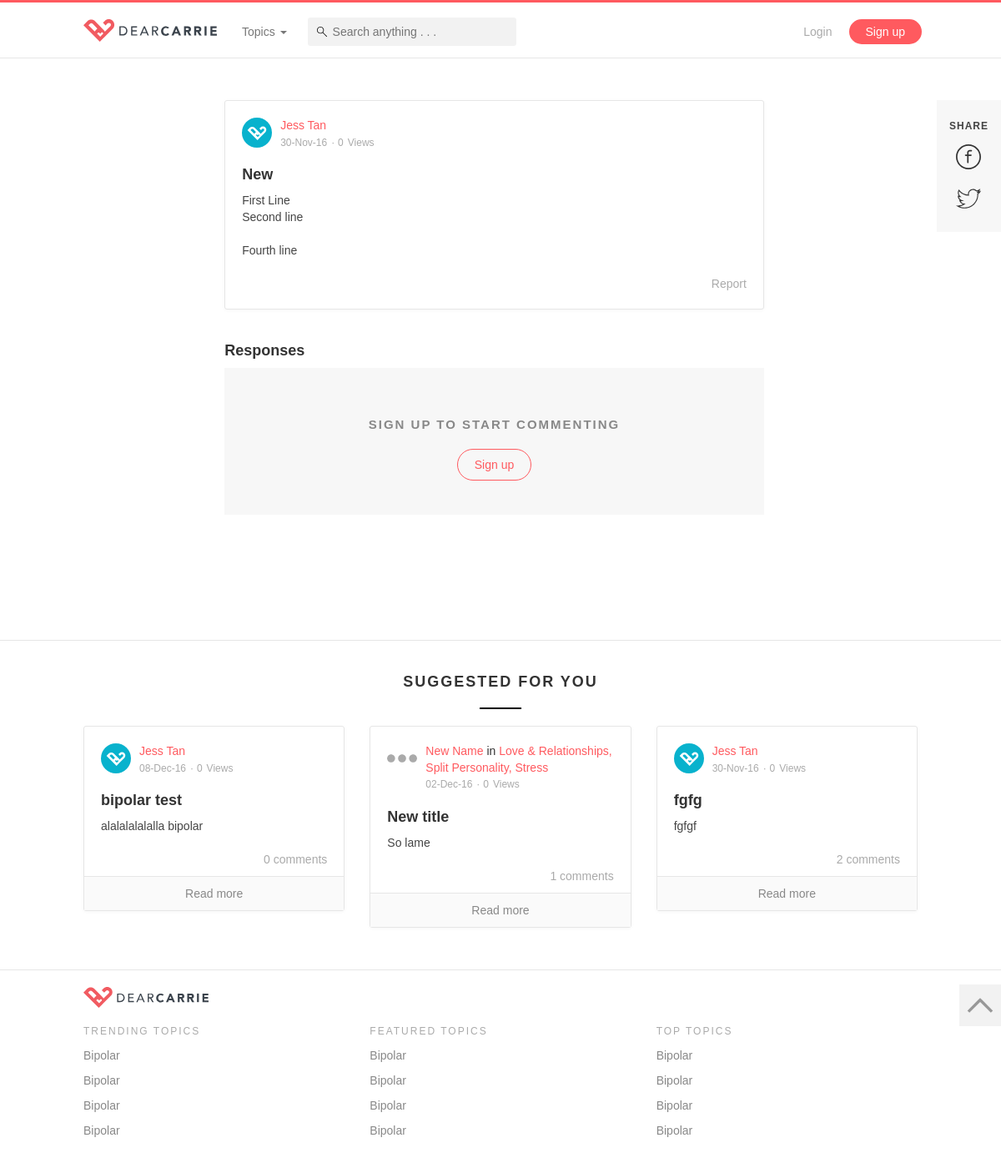
/post.php?postID=2, run on an earlier commit of the app's database.
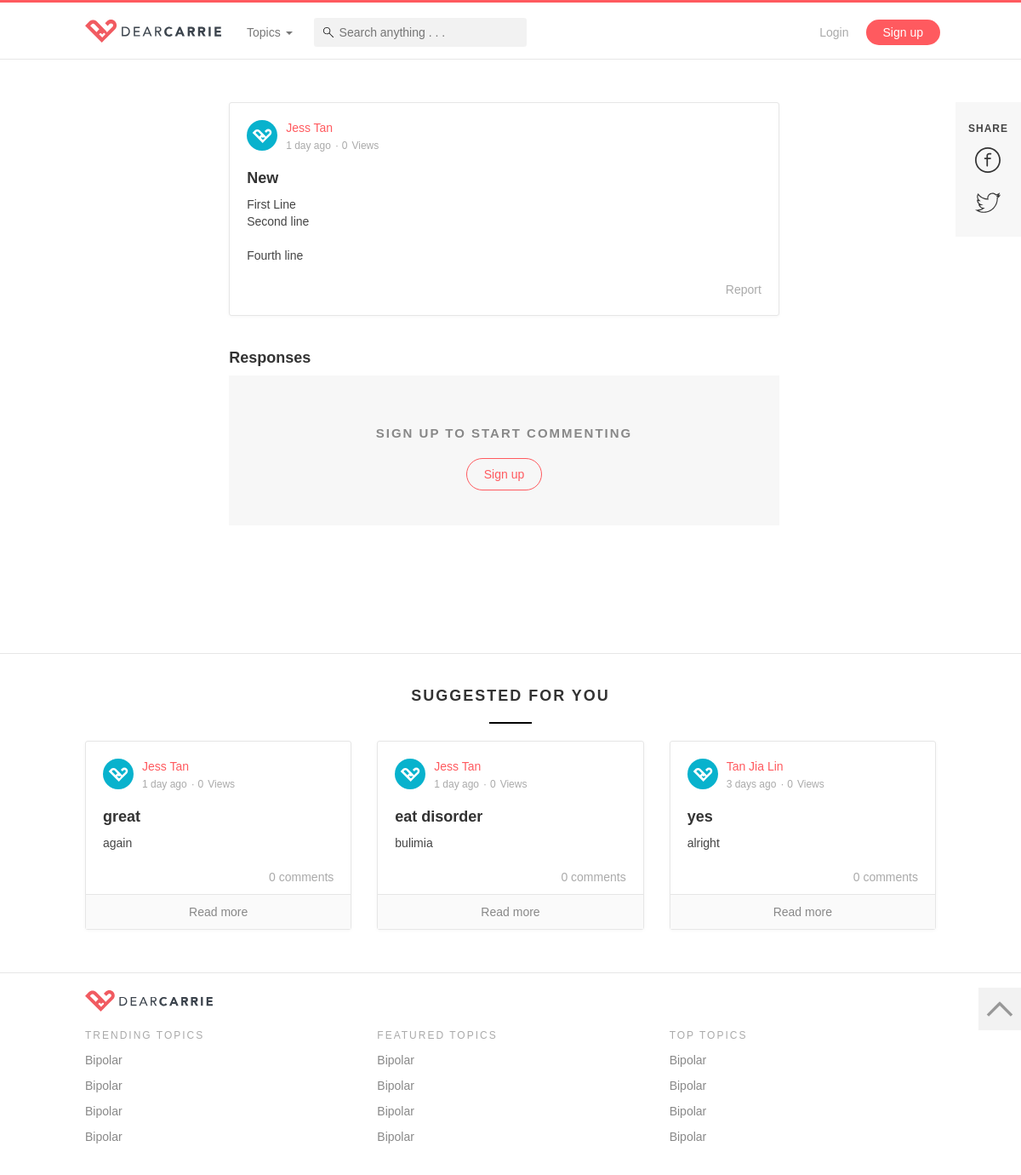
And on a later commit of the database.
### tables this page shows
CREATE TABLE `posts` (
  `id` int(11) NOT NULL,
  `userid` int(11) DEFAULT NULL,
  `title` varchar(255) DEFAULT NULL,
  `description` varchar(255) DEFAULT NULL,
  `timestamp` timestamp NOT NULL DEFAULT CURRENT_TIMESTAMP ON UPDATE CURRENT_TIMESTAMP,
  `score` double NOT NULL DEFAULT '0',
  `likes` int(11) NOT NULL DEFAULT '0',
  `comments` int(11) NOT NULL DEFAULT '0',
  `views` int(11) NOT NULL DEFAULT '0',
  `published` int(11) NOT NULL DEFAULT '1'
);

CREATE TABLE `users` (
  `id` int(11) NOT NULL,
  `name` varchar(255) NOT NULL,
  `email` varchar(255) NOT NULL,
  `password` char(32) NOT NULL,
  `role` varchar(255) NOT NULL DEFAULT 'normal',
  `affliate` varchar(255) DEFAULT 'website',
  `image` varchar(255) NOT NULL DEFAULT 'images/default.svg',
  `description` varchar(255) NOT NULL,
  `datejoin` timestamp NOT NULL DEFAULT CURRENT_TIMESTAMP,
  `active` int(11) NOT NULL DEFAULT '1'
);

CREATE TABLE `curation` (
  `topicid` int(11) NOT NULL,
  `postid` int(11) NOT NULL
);

CREATE TABLE `topics` (
  `id` int(11) NOT NULL,
  `main_image` varchar(255) NOT NULL,
  `background` varchar(255) NOT NULL,
  `title` varchar(255) NOT NULL,
  `short_desc` varchar(255) NOT NULL,
  `description` varchar(255) NOT NULL,
  `date` timestamp NOT NULL DEFAULT CURRENT_TIMESTAMP ON UPDATE CURRENT_TIMESTAMP,
  `followers` int(11) NOT NULL DEFAULT '0',
  `posts` int(11) NOT NULL DEFAULT '0',
  `url` varchar(255) NOT NULL,
  `tel` varchar(255) NOT NULL,
  `type` varchar(255) NOT NULL,
  `order_num` int(11) NOT NULL,
  `score` double NOT NULL DEFAULT '0',
  `published` int(11) NOT NULL DEFAULT '1'
);

### controllers/commonFunctions.php (called while the page is built, shortened)
<?php
function checkLogin() {
	if(isset($_SESSION["role"])) {
		return false;
	}
	else {
		return true;
	}
}
function connectToDataBase() {
	$theLineToDatabase =  mysqli_connect("localhost","root","root","dearcarrie");
	if(!$theLineToDatabase) {
		header("location: error.php?msg=Database connection error");
		exit();
	}
	else {
	  return $theLineToDatabase;
	}
}
function getPostByID($id) {
	$conn = connectToDataBase();
	$sql = "SELECT * FROM posts WHERE id = '$id'";
	$result = $conn->query($sql);
	$value = $result->fetch_assoc();
	return $value;
}
function getUserByID($id) {
	$conn = connectToDataBase();
	$sql = "SELECT * FROM users WHERE id = '$id'";
	$result = $conn->query($sql);
	$value = $result->fetch_assoc();
	return $value;
}
function suggestedPost() {
	$conn = connectToDataBase();
	$sql = "SELECT * FROM posts WHERE published = 1 ORDER BY id DESC LIMIT 3";
	$result = $conn->query($sql);
	$resArr = array();
	if ($result->num_rows > 0) {
		 while($row = $result->fetch_assoc()) {
			 $resArr[] = $row;
		 }
	} else {
		 showErrorMessage("No posts found");
	}
	return $resArr;
}
function countPostLikes($id) {
	$conn = connectToDataBase();
	$sql = "SELECT COUNT(*) AS total FROM post_like WHERE postid='$id'";
	$result = $conn->query($sql);
	$value = $result->fetch_assoc();
	return $value["total"];
}
function countCommentsByPostID($id) {
	$conn = connectToDataBase();
	$sql = "SELECT COUNT(*) AS total FROM comments WHERE postid='$id'";
	$result = $conn->query($sql);
	$value = $result->fetch_assoc();
	return $value["total"];
}
function getPostTopics ($postid) {
	$conn = connectToDataBase();
	$sql = "SELECT c.topicid AS topicid, t.title AS title
					FROM topics t
					INNER JOIN curation c on c.topicid = t.id
					WHERE c.postid = '$postid'
					";
	$result = $conn->query($sql);
	$resArr = array();
	if ($result->num_rows > 0) {
		 while($row = $result->fetch_assoc()) {
			 $resArr[] = $row;
		 }
	}
	return $resArr;
}
function calculateDays($date) {
	$now = strtotime(date('y-m-d'));
	$newDate = strtotime(date('y-m-d',strtotime($date)));
	$timeDiff = abs($now - $newDate);
	$numberDays = $timeDiff/86400;
	$numberDays = intval($numberDays);
	if ($numberDays == 0 | $numberDays == 1) {
		return "1 day ago";
	} else if ($numberDays < 30) {
		return $numberDays." days ago";
	}
	else {
		return date('d-M-y',strtotime($date));
	}
}
?>

### controllers/templates.php (the view, shortened to what the changed rows need)
<?php
  include('commonFunctions.php');
?>
<?php
function head($title){
?>
  <head>
    <link href="css/bootstrap.min.css" rel="stylesheet">
    <link href="css/animate.css" rel="stylesheet">
    <link href="css/style.css" rel="stylesheet">
  </head>
<?php
}
?>
<?php
function suggestedCard($id) {
  $post = getPostByID($id);
  $user = getUserByID($post["userid"]);
  $commentCount = countCommentsByPostID($id);
?>
<div class="card">
  <div class="header">
    <div class="image">
      <a href="profile?userID=<?=$user["id"];?>"><img src="<?=$user["image"];?>"></a>
    </div>
    <div class="author-details">
      <div>
        <a href="profile?userID=<?=$user["id"];?>"><?=$user["name"];?></a>
        <span class="topics-comma">
        <?php
           $topics = getPostTopics($id);
           if (count($topics) > 0) { echo ' in ';}
           foreach ($topics as $topic) {
       ?>
             <a href="topicDetails?topicID=<?=$topic["topicid"];?>"><?=$topic["title"];?></a>
       <?php
           }
        ?>
       </span>
      </div>
      <div class="date"><?php echo calculateDays($post['timestamp']); ?></div>
      <div class="views"><?=$post["views"];?></div>
    </div>
  </div>
  <div class="content short">
    <a href="post?postID=<?=$post["id"];?>">
      <h4><?=$post["title"];?></h4>
      <p><?=$post["description"];?></p>
    </a>
  </div>
  <div class="footer">
    <div class="float-right">
      <a href="#"><?=$commentCount?> comments</a>
    </div>
  </div>
  <a href="post" class="read-more-footer">Read more</a>
</div>
<?php
}
?>
<?php
function cardExpand($postID) {
  $post = getPostByID($postID);
  $user = getUserByID($post["userid"]);
  $postLikeCount = countPostLikes($postID);
?>
  <div class="card mBottom-40 edit">
    <div class="header">
      <div class="author-details">
        <div>
            <a href="profile?userID=<?=$user["id"];?>"><?=$user["name"];?></a>
             <?php
                $topics = getPostTopics($postID);
            ?>
        </div>
        <div class="date"><?php echo calculateDays($post['timestamp']); ?></div>
        <div class="views"><?=$post["views"];?></div>
      </div>
    </div>
    <div class="content">
      <h4><?=$post["title"];?></h4>
      <p><?=$post["description"];?></p>
    </div>
  </div>
<?php
}
?>

### post.php (shortened to what the changed rows need)
<!DOCTYPE html>
<?php
  include('controllers/templates.php');
  $postID = $_GET["postID"];
  $post = getPostByID($postID);
  $suggestedPosts = suggestedPost();
?>
<html lang="en">
  <?php head($post["title"], $post["title"]); ?>
  <body>
    <div class="page-container">
      <div class="row">
        <div class="col-sm-8 col-sm-offset-2">
            <?= cardExpand($post["id"]); ?>
        </div>
      </div>
    </div>
    <div class="suggested-container">
        <div class="page-container">
            <div class="row">
                <?php foreach($suggestedPosts as $posts) { ?>
                <div class="col-sm-4">
                    <?php suggestedCard($posts["id"]); ?>
                </div>
                <?php } ?>
            </div>
        </div>
    </div>
  </body>
</html>

What changed in the data, as far as the page shows it:
no longer on this page (row unchanged): posts: userid.image (placeholder picture), userid.name "Jess Tan", timestamp "08-Dec-16", views "0", title "bipolar test", description "alalalalalalla bipolar", commentCount "0"
no longer on this page (row unchanged): posts: userid.image (picture), userid.name "New Name", shows "in", timestamp "02-Dec-16", views "0", title "New title", description "So lame", commentCount "1"
no longer on this page (row unchanged): curation: topicid.title "Love & Relationships"
no longer on this page (row unchanged): curation: topicid.title "Split Personality"
no longer on this page (row unchanged): curation: topicid.title "Stress"
no longer on this page (row unchanged): posts: userid.image (placeholder picture), userid.name "Jess Tan", timestamp "30-Nov-16", views "0", title "fgfg", description "fgfgf", commentCount "2"
changed posts "New": timestamp "30-Nov-16" → "1 day ago"
added posts: userid.image (placeholder picture), userid.name "Jess Tan", timestamp "1 day ago", views "0", title "great", description "again", commentCount "0"
added posts: userid.image (placeholder picture), userid.name "Jess Tan", timestamp "1 day ago", views "0", title "eat disorder", description "bulimia", commentCount "0"
added posts: userid.image (placeholder picture), userid.name "Tan Jia Lin", timestamp "3 days ago", views "0", title "yes", description "alright", commentCount "0"
